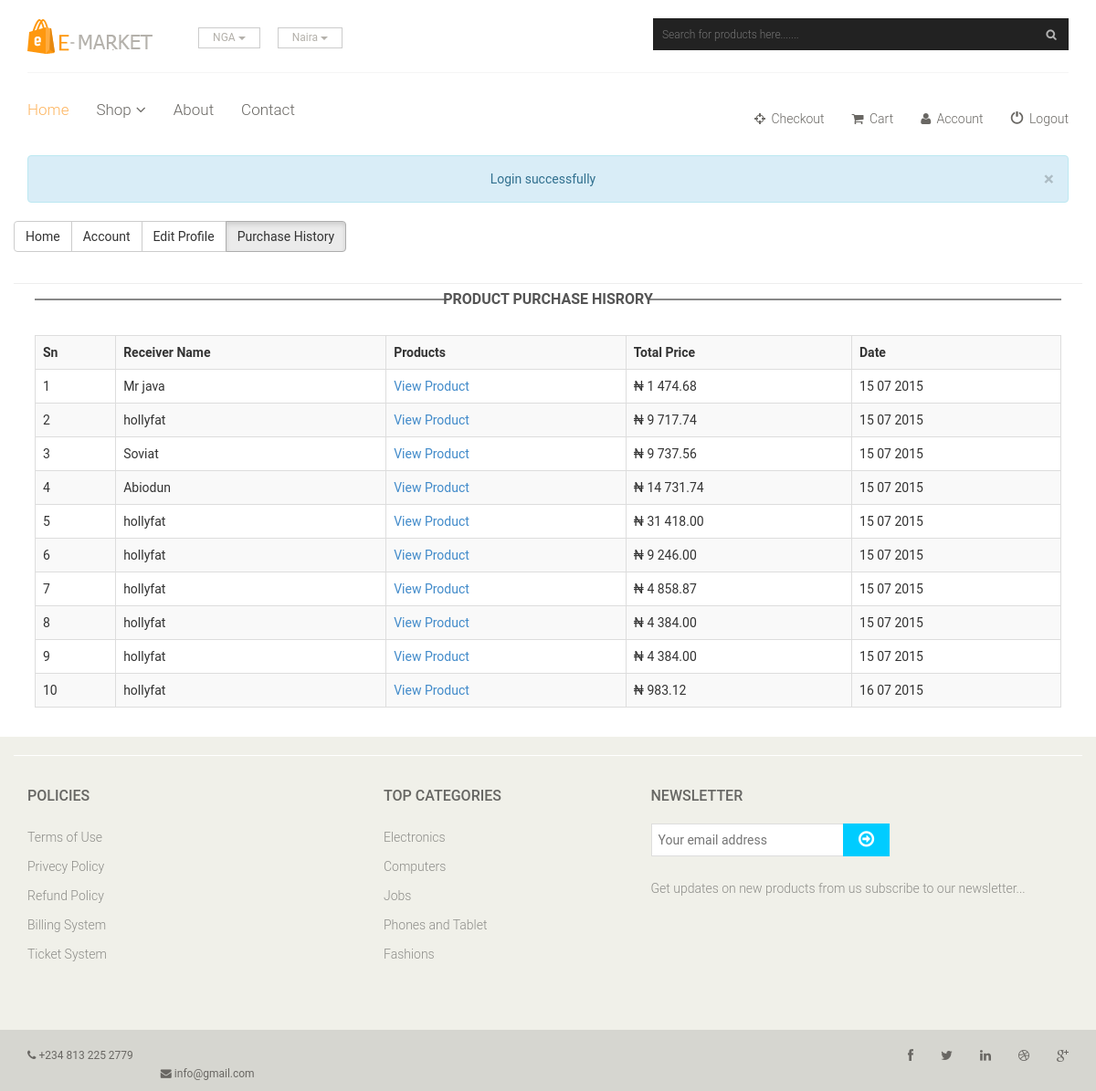
The page /history.php (signed in) on the database its author committed.
### tables this page shows
CREATE TABLE IF NOT EXISTS `order_details` (
  `OrderId` int(11) NOT NULL AUTO_INCREMENT,
  `UserId` varchar(10) NOT NULL,
  `total` varchar(25) NOT NULL,
  `rname` varchar(60) NOT NULL,
  `Address` varchar(150) NOT NULL,
  `DateAdded` varchar(25) NOT NULL,
  PRIMARY KEY (`OrderId`)
);

CREATE TABLE IF NOT EXISTS `categories` (
  `id` int(11) NOT NULL AUTO_INCREMENT,
  `name` varchar(50) NOT NULL,
  PRIMARY KEY (`id`),
  UNIQUE KEY `name` (`name`)
);

### history.php (the view, shortened to what this page needs)
<!DOCTYPE html>
<html lang="en">
<head>
    <link href="css/bootstrap.min.css" rel="stylesheet">
    <link href="css/font-awesome.min.css" rel="stylesheet">
    <link href="css/prettyPhoto.css" rel="stylesheet">
    <link href="css/animate.css" rel="stylesheet">
	<link href="css/main.css" rel="stylesheet">
    <link href="css/other.css" rel="stylesheet">
	<link href="css/responsive.css" rel="stylesheet">
</head>
<body>
<?php
    include_once 'nav.php';
?>
    <header id="header">
        <div class="header-middle">
            <div class="container">
                <div class="row">
                    <div class="col-sm-4">
                        <div class="logo pull-left">
                            <a href="index.php"><img src="images/home/logo.png" alt="" /></a>
                        </div>
                        <div class="btn-group pull-right">
                            <div class="btn-group">
                                <button type="button" class="btn btn-default dropdown-toggle usa" data-toggle="dropdown">
                                    NGA
                                    <span class="caret"></span>
                                </button>
                            </div>
                            <div class="btn-group">
                                <button type="button" class="btn btn-default dropdown-toggle usa" data-toggle="dropdown">
                                    Naira
                                    <span class="caret"></span>
                                </button>
                            </div>
                        </div>
                    </div>
                   <div class="col-sm-8">
                        <form action="search.php" method="get"><div class="search_box pull-right">
                            <input type="text" name="q" required placeholder="Search for products here......."/>
                        </div>
                        </form>
                    </div>
                </div>
            </div>
        </div>
        <div class="header-bottom">
            <div class="container">
                <div class="row">
                    <div class="col-sm-7">
                        <div class="mainmenu pull-left">
                            <ul class="nav navbar-nav collapse navbar-collapse">
                                <li><a href="index.php" class="active">Home</a></li>
                                <li class="dropdown"><a href="#">Shop<i class="fa fa-angle-down"></i></a>
                                </li>
                                <li><a href="about.php">About</a></li>
                                <li><a href="contact.php">Contact</a></li>
                            </ul>
                        </div>
                    </div>
                    <div class="col-sm-5">
                        <div class="shop-menu pull-right">
                            <ul class="nav navbar-nav">
                                <li><a href="checkout.php"><i class="fa fa-crosshairs"></i> Checkout</a></li>
                                <li><a href="cart.php"><i class="fa fa-shopping-cart"></i> Cart</a></li>
                                <li><a href="account.php"><i class="fa fa-user"></i> Account</a></li>
                                <li><a href="logout.php"><i class="glyphicon glyphicon-off"></i> Logout</a></li>
                            </ul>
                        </div>
                    </div>
                </div>
            </div>
        </div>
    </header>
    <section class="main">
        <div class="container">
        <div class="row">
            <div class="col-sm-12">
                <?php info(); ?>
            </div>
            <div class="row">
                <div class="col-sm-8">
                <div class="btn-group">
                <a href="index.php" class="btn btn-default">Home</a>
                <a href="account.php" class="btn btn-default">Account</a>
                <a href="profile.php" class="btn btn-default">Edit Profile</a>
                <a href="history.php" class="btn btn-default active">Purchase History</a>
                                </div>
                </div>
                <div class="col-sm-4">&nbsp;</div>
            </div>
            <p>&nbsp;</p>
        </div>
            <div class="row">
                <div class="col-sm-12 profile admin-right">
                    <h2 class="title text-center">Product Purchase hisrory</h2>
                    <?php
                        $uid = user("id");
                        $sql = mysql_query("SELECT * FROM order_details WHERE UserId='$uid'")
                                or die(mysql_error());
                        $total_order = mysql_num_rows($sql);
                        if($total_order != 0){
                            ?>
                                    <div class="col-sm-12">
                                        <table class="table table-bordered table-striped">
                                            <tr>
                                                <th>Sn</th>
                                                <th>Receiver Name</th>
                                                <th>Products</th>
                                                <th>Total Price</th>
                                                <th>Date</th>
                                            </tr>
                            <?php
                            $i = 1;
                            while($rs=mysql_fetch_assoc($sql)){
                            ?>
                                            <tr>
                                                <td><?php echo $i;?></td>
                                                <td><?php echo $rs["rname"];?></td>
                                                <td><a href="view.php?id=<?php echo $rs["OrderId"];?>">View Product</a></td>
                                                <td>&#8358; <?php echo number_format($rs["total"],2,"."," ");?></td>
                                                <td><?php echo date("d m Y",$rs["DateAdded"]);?></td>
                                            </tr>
                            <?php
                            $i++;
                        }
                        echo "</table></div>";
                        }else{
                            echo "<div class='alert alert-danger'>Your have not purchased any inventory";
                        }
                    ?>
                </div>
            </div>
        </div>
    </section>
    <footer id="footer">
        <div class="footer-top">
        </div>
        <div class="footer-widget">
            <div class="container">
                <div class="row">
                    <div class="col-sm-4">
                        <div class="single-widget">
                            <h2>Policies</h2>
                            <ul class="nav nav-pills nav-stacked">
                                <li><a href="#">Terms of Use</a></li>
                                <li><a href="#">Privecy Policy</a></li>
                                <li><a href="#">Refund Policy</a></li>
                                <li><a href="#">Billing System</a></li>
                                <li><a href="#">Ticket System</a></li>
                            </ul>
                        </div>
                    </div>
                    <div class="col-sm-3">
                        <div class="single-widget">
                            <h2>Top Categories</h2>
                            <ul class="nav nav-pills nav-stacked">
                                <?php categories(); ?>
                            </ul>
                        </div>
                    </div>
                    <div class="col-sm-5">
                        <div class="single-widget">
                            <h2>Newsletter</h2>
                            <form action="#" class="searchform">
                                <input type="text" placeholder="Your email address" />
                                <button type="submit" class="btn btn-default"><i class="fa fa-arrow-circle-o-right"></i></button>
                                <p>Get updates on new products from us subscribe to our newsletter...</p>
                            </form>
                        </div>
                    </div>
                </div>
            </div>
        </div>
        <div class="footer-bottom">
            <div class="container">
                <div class="row">
                                    <div class="row">
                    <div class="col-sm-6">
                        <div class="contactinfo">
                            <ul class="nav nav-pills">
                                <li><a href="#"><i class="fa fa-phone"></i> +234 813 225 2779</a></li>
                                <li><a href="#"><i class="fa fa-envelope"></i> info@gmail.com</a></li>
                            </ul>
                        </div>
                    </div>
                    <div class="col-sm-6">
                        <div class="social-icons pull-right">
                            <ul class="nav navbar-nav">
                                <li><a href="#"><i class="fa fa-facebook"></i></a></li>
                                <li><a href="#"><i class="fa fa-twitter"></i></a></li>
                                <li><a href="#"><i class="fa fa-linkedin"></i></a></li>
                                <li><a href="#"><i class="fa fa-dribbble"></i></a></li>
                                <li><a href="#"><i class="fa fa-google-plus"></i></a></li>
                            </ul>
                        </div>
                    </div>
                </div>
            </div>
        </div>
    </footer>
</body>
</html>

### php/function.php (shortened to what this page needs)
<?php
	function categories(){
		$q = mysql_query("SELECT * FROM categories ORDER BY RAND() LIMIT 5")
			or die(mysql_error());
			while ($rs=mysql_fetch_assoc($q)) {
				echo "<li><a href='category.php?id=".$rs['id']."'>".$rs['name']."</li>";
			}
	}
	function info(){
		if(isset($_SESSION["info"])){
			$info = $_SESSION["info"];
			echo "<div class='alert alert-info text-center'>".$info;
			echo '<button type="button" class="close" data-dismiss="alert" aria-hidden="true">&times;</button>';
			echo "</div>";
		}
	}
	function user($value){
		$uid = $_SESSION["uid"];
		$sql = "SELECT * FROM customer WHERE UserId='$uid'";
		$query = mysql_query($sql) or die(mysql_error());
		$row = mysql_fetch_assoc($query);
		return $row[$value];
	}
?>

### css/main.css (style rules this page uses)
ul li { list-style: none; }
a { -webkit-transition: 300ms; -moz-transition: 300ms; -o-transition: 300ms; transition: 300ms; }
h1, h2, h3, h4, h5, h6 { font-family: 'Roboto', sans-serif; }
.contactinfo ul li a { font-size: 12px; color: #696763; font-family: 'Roboto', sans-serif; }
.social-icons ul li a { border: 0 none; border-radius: 0; color: #696763; padding:0px; }
.social-icons ul li { display:inline-block; }
.social-icons ul li a i { padding: 11px 15px; transition: all 0.9s ease 0s; -moz-transition: all 0.9s ease 0s; -webkit-transition: all 0.9s ease 0s; -o-transition: all 0.9s ease 0s; }
.header-middle .container .row { border-bottom: 1px solid #f5f5f5; margin-left: 0; margin-right: 0; padding-bottom: 20px; padding-top: 20px; }
.header-middle .container .row .col-sm-4 { padding-left: 0; }
.header-middle .container .row .col-sm-8 { padding-right:0; }
.usa { border-radius: 0; color: #B4B1AB; font-size: 12px; margin-right: 20px; padding: 2px 15px; margin-top: 10px; }
.shop-menu ul li { display:inline-block; padding-left: 15px; padding-right: 15px; }
.shop-menu ul li:last-child { padding-right: 0; }
.shop-menu ul li a { background: #FFFFFF; color: #696763; font-family: 'Roboto', sans-serif; font-size: 14px; font-weight: 300; padding:0; padding-right: 0; margin-top: 10px; }
.shop-menu ul li a i { margin-right:3px; }
.header-bottom { padding-bottom: 30px; padding-top: 30px; }
.navbar-collapse.collapse { padding-left: 0; }
.mainmenu ul li { padding-right: 15px; padding-left: 15px; }
.mainmenu ul li:first-child { padding-left: 0px; }
.mainmenu ul li a { color: #696763; font-family: 'Roboto', sans-serif; font-size: 17px; font-weight: 300; padding: 0; padding-bottom: 10px; }
.mainmenu ul li a:hover, .mainmenu ul li a.active, .shop-menu ul li a.active { background:none; color:#fdb45e; }
.search_box input { background: #222; border: medium none; color: #FFF; font-family: 'roboto'; font-size: 12px; font-weight: 300; height: 35px; outline: medium none; padding-left: 10px; width: 455px; background-image: url(../images/home/searchicon.png); background-repeat: no-repeat; background-position: 430px; box-shadow: 0 0 2px #FFF; }
.fa-angle-down { padding-left: 5px; }
#footer { background: #F0F0E9; }
.footer-widget { margin-bottom: 68px; }
.footer-widget .container { border-top: 1px solid #FFFFFF; padding-top: 15px; }
.single-widget h2 { color: #666663; font-family: 'Roboto', sans-serif; font-size: 16px; font-weight: 500; margin-bottom: 22px; text-transform: uppercase; }
.single-widget ul li a { color: #8C8C88; font-family: 'Roboto', sans-serif; font-size: 14px; font-weight: 300; padding: 5px 0; }
.searchform input { border: 1px solid #DDDDDD; color: #CCCCC6; font-family: 'Roboto', sans-serif; font-size: 14px; margin-top: 0; outline: medium none; padding: 7px; width: 212px; }
.searchform button { background: #00ccff; border: medium none; border-radius: 0; margin-left: -5px; margin-top: -3px; padding: 7px 17px; }
.searchform button i { color: #FFFFFF; font-size: 20px; }
.searchform p { color: #8C8C88; font-family: 'Roboto', sans-serif; font-size: 14px; font-weight: 300; margin-top: 25px; }
.footer-bottom { background: #D6D6D0; padding-top: 10px; }
.left-sidebar h2:after, h2.title:after { content: " "; position: absolute; border: #888 solid thin; bottom:8px; left: 0; width: 100%; height: 0; z-index: -2; }
h2.title:before { content: " "; position: absolute; background: #fff; bottom: -6px; width: 220px; height: 30px; z-index: -1; left: 50%; margin-left: -110px; }
h2.title { color: #00ccff; font-family: 'Roboto', sans-serif; font-size: 18px; font-weight: 700; margin: 0 15px; text-transform: uppercase; margin-bottom: 30px; position: relative; text-align: center; }

### css/other.css (style rules this page uses)
.admin-right { margin: 4px auto; border-top: #eee solid thin; padding: 8px; }
.admin-right h2.title { font-size: 16px !important; color: #555; }

### rows shown on the page
order_details: rname "Mr java", total "1 474.68", DateAdded "15 07 2015"
order_details: rname "hollyfat", total "9 717.74", DateAdded "15 07 2015"
order_details: rname "Soviat", total "9 737.56", DateAdded "15 07 2015"
order_details: rname "Abiodun", total "14 731.74", DateAdded "15 07 2015"
order_details: rname "hollyfat", total "31 418.00", DateAdded "15 07 2015"
order_details: rname "hollyfat", total "9 246.00", DateAdded "15 07 2015"
order_details: rname "hollyfat", total "4 858.87", DateAdded "15 07 2015"
order_details: rname "hollyfat", total "4 384.00", DateAdded "15 07 2015"
order_details: rname "hollyfat", total "4 384.00", DateAdded "15 07 2015"
order_details: rname "hollyfat", total "983.12", DateAdded "16 07 2015"
categories: name "Electronics"
categories: name "Computers"
categories: name "Jobs"
categories: name "Phones and Tablet"
categories: name "Fashions"

### other values the page prints
$info "Login successfully"
